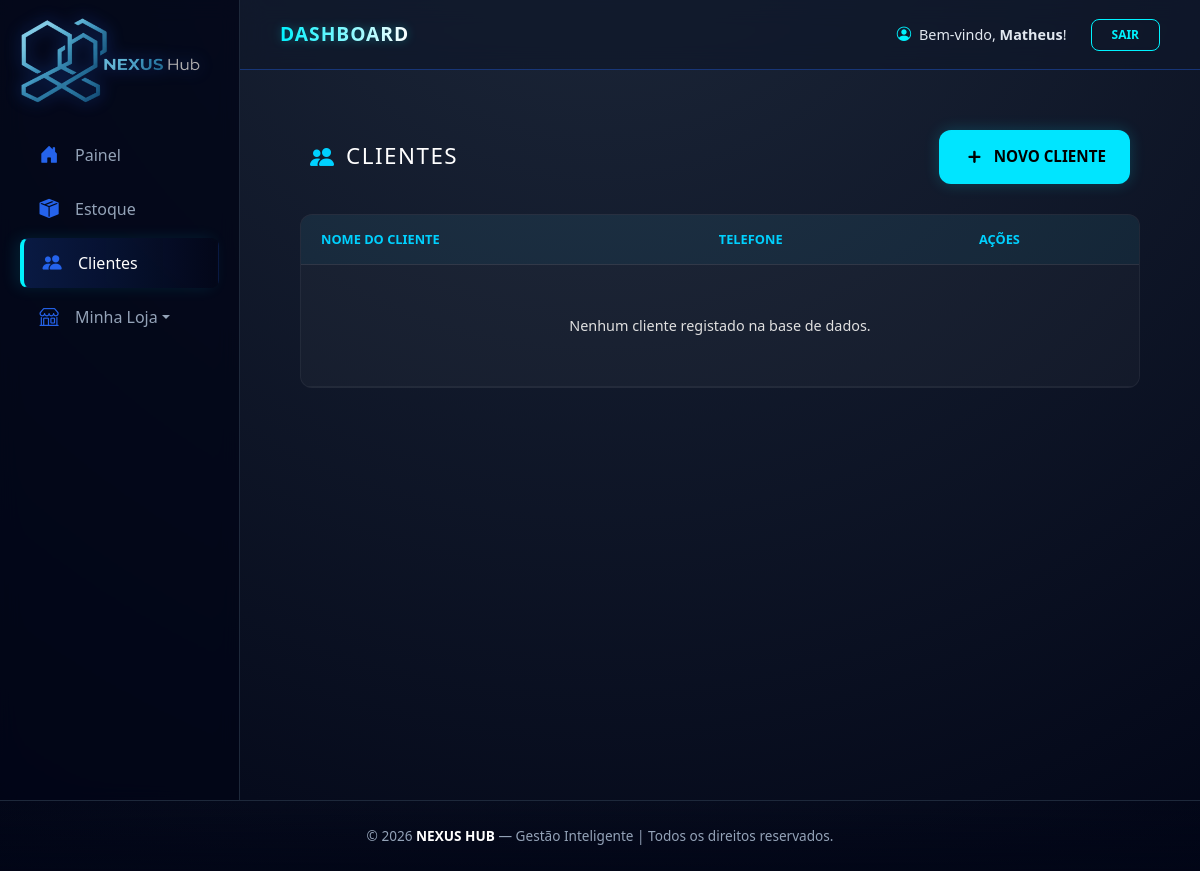
The page /nexus/clientes/ (signed in) on the database as committed earlier.
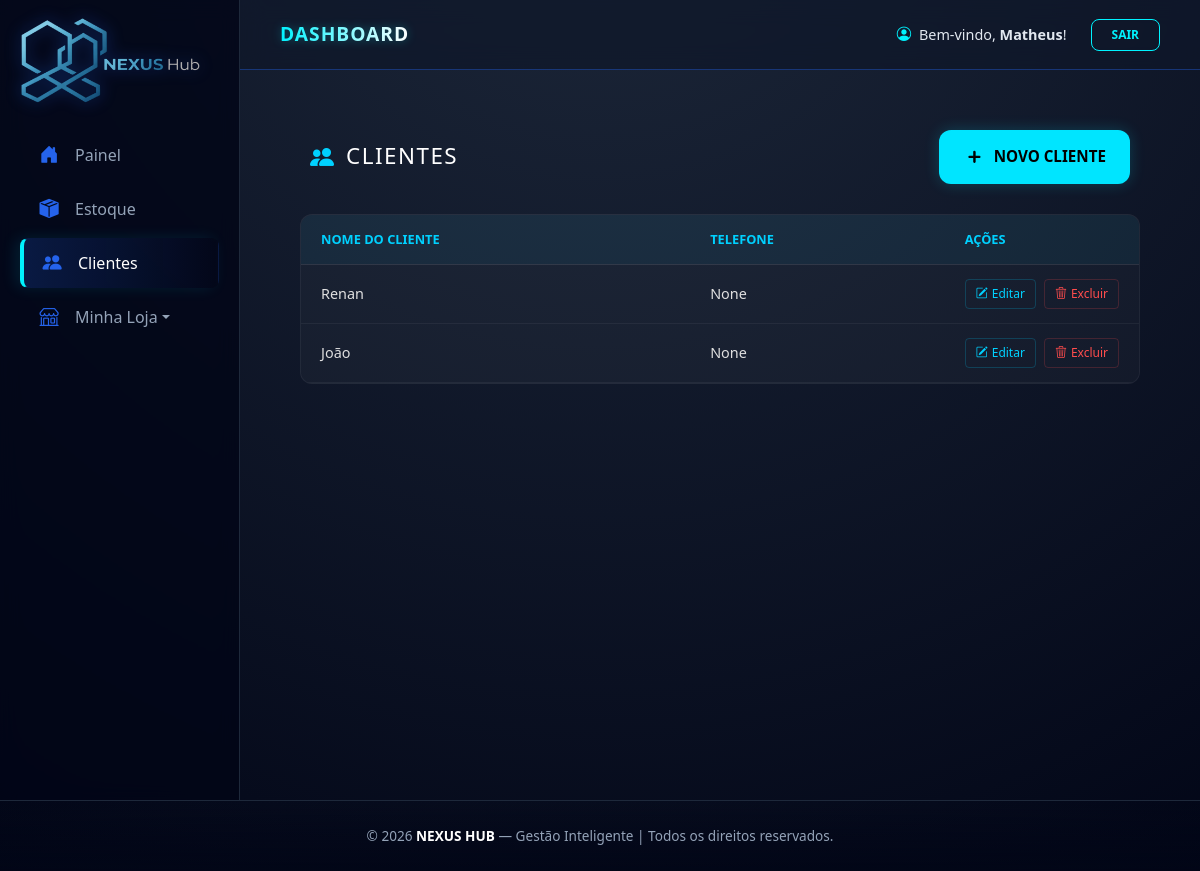
The same page on the database as committed later.
### dashboard/models.py (models this page shows, shortened)
class Cliente(models.Model):
    usuario = models.ForeignKey(
        User,
        on_delete=models.CASCADE,
        related_name='clientes'
    )
    nome = models.CharField(
        max_length=150,
        verbose_name="Nome Completo"
    )
    telefone = models.CharField(
        max_length=20,
        blank=True,
        null=True,
        verbose_name="Telefone / WhatsApp"
    )
    email = models.EmailField(
        max_length=255,
        blank=True,
        null=True,
        verbose_name="E-mail"
    )
    endereco = models.TextField(
        blank=True,
        null=True,
        verbose_name="Endereço / Complemento"
    )
    data_cadastro = models.DateTimeField(
        auto_now_add=True,
        verbose_name="Data de Cadastro"
    )
    class Meta:
        verbose_name = "Cliente"
        verbose_name_plural = "Clientes"
        ordering = ['-data_cadastro'] # Mais recentes primeiro

### dashboard/views.py (the view)
# urls.py: path('clientes/', views.lista_clientes, name='lista_clientes'),
@login_required
def lista_clientes(request):
    clientes = Cliente.objects.all()
    return render(request, 'lista_clientes.html', {'clientes': clientes})

### dashboard/context_processors.py (called while the page is built)
def dados_loja(request):
    if request.user.is_authenticated:
        try:
            vendedor_perfil = Vendedor.objects.filter(usuario=request.user).first()
            if vendedor_perfil:
                loja = Loja.objects.filter(vendedor=vendedor_perfil).first()
                return {'loja': loja}
        except Exception:
            return {'loja': None}
    return {'loja': None}

### dashboard/templates/lista_clientes.html (shortened to what this page needs)
{% extends 'base.html' %}
{% load static %}
{% block content %}
<div class="nexus-container">
    <header class="nexus-header">
        <div class="nexus-title-wrapper">
            <div class="nexus-title-icon">
                <i class="bi bi-people-fill"></i>
            </div>
            <h1 class="nexus-title">Clientes</h1>
        </div>
        <a href="{% url 'cadastrar_cliente' %}" class="btn-nexus-add">
            <i class="bi bi-plus" style="font-size: 1.4rem; -webkit-text-stroke: 1px;"></i> NOVO CLIENTE
        </a>
    </header>
    <div class="nexus-table-wrapper">
        <table class="nexus-table">
            <thead>
                <tr>
                    <th>Nome do Cliente</th>
                    <th>Telefone</th>
                    <th style="width: 180px;">Ações</th>
                </tr>
            </thead>
            <tbody>
                {% for cliente in clientes %}
                <tr>
                    <td>{{ cliente.nome }}</td>
                    <td>{{ cliente.telefone }}</td>
                    <td class="actions-cell">
                        <a href="{% url 'editar_cliente' cliente.id %}" class="btn-action btn-edit">
                            <i class="bi bi-pencil-square"></i> Editar
                        </a>
                        <a href="javascript:void(0)"
                            onclick="abrirModalExclusao('{{ cliente.id }}', '{{ cliente.nome }}')"
                            class="btn-action btn-delete">
                            <i class="bi bi-trash3"></i> Excluir
                        </a>
                    </td>
                </tr>
                {% empty %}
                <tr>
                    <td colspan="3" class="empty-row">Nenhum cliente registado na base de dados.</td>
                </tr>
                {% endfor %}
            </tbody>
        </table>
    </div>
</div>
</div>
{% endblock %}

Rows that differ between the two databases and show on the page:
added Cliente: nome "Renan", telefone "None"
added Cliente: nome "João", telefone "None"
Other text that changed with them:
text no longer shown: "Nenhum cliente registado na base de dados."
